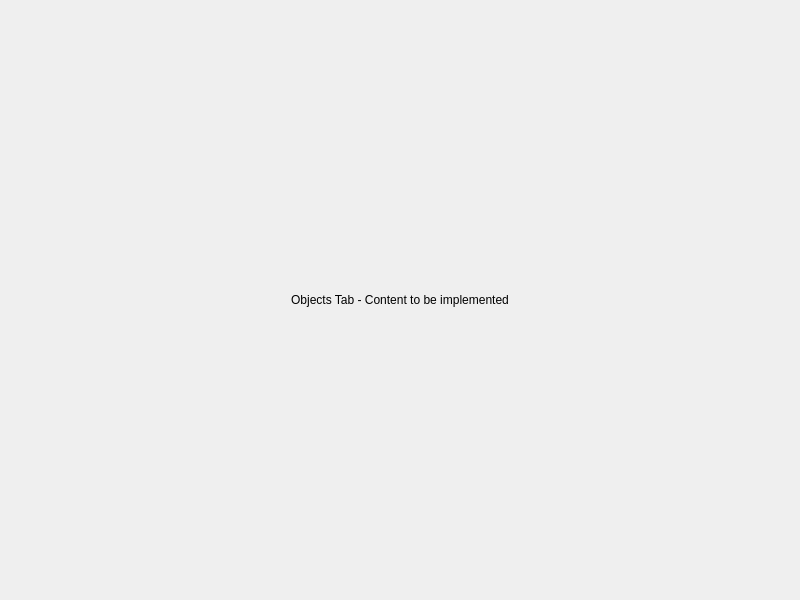
<?xml version="1.0" encoding="UTF-8"?>
<ui version="4.0">
 <class>ObjectsTab</class>
 <widget class="QWidget" name="ObjectsTab">
  <property name="geometry">
   <rect>
    <x>0</x>
    <y>0</y>
    <width>800</width>
    <height>600</height>
   </rect>
  </property>
  <property name="windowTitle">
   <string>Objects</string>
  </property>
  <layout class="QVBoxLayout" name="verticalLayout">
   <item>
    <widget class="QLabel" name="label">
     <property name="text">
      <string>Objects Tab - Content to be implemented</string>
     </property>
     <property name="alignment">
      <set>Qt::AlignCenter</set>
     </property>
    </widget>
   </item>
  </layout>
 </widget>
 <resources/>
 <connections/>
</ui>
